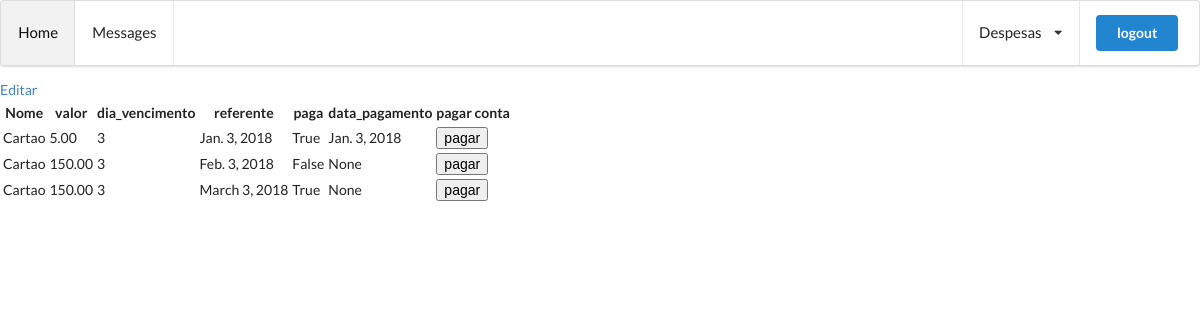
/despesa/17/contas/ (signed in), run on the app's committed database.
### www/models.py (models this page shows, shortened)
class Conta(models.Model):
    despesa = models.ForeignKey(Despesa, on_delete=models.CASCADE)
    valor = models.DecimalField(max_digits=12, decimal_places=2, validators=[MinValueValidator(0)])
    dia_vencimento = models.PositiveIntegerField(choices=dias_vemcimento)
    data_criacao = models.DateTimeField(auto_now_add=True)
    referente = models.DateField()
    paga = models.BooleanField(default=False)
    data_pagamento = models.DateField(null=True, blank=True)
    data_alteracao_pagamento = models.DateTimeField(null=True, blank=True)
    observacao = models.TextField(blank=True)

class Despesa(models.Model):
    nome = models.CharField(max_length=40)
    valor = models.DecimalField(max_digits=12, decimal_places=2, validators=[MinValueValidator(0)])
    dia_vencimento = models.PositiveIntegerField(choices=dias_vemcimento)
    mes_inicio = models.PositiveIntegerField(blank=True, null=True, validators=[MinValueValidator(0), MaxValueValidator(12)])
    mes_termino = models.PositiveIntegerField(blank=True, null=True, validators=[MinValueValidator(1), MaxValueValidator(12)])
    cor = models.CharField(max_length=10, blank=True)
    icone = models.CharField(max_length=15, blank=True)
    categoria = models.CharField(max_length=21, blank=True)
    data_criacao = models.DateTimeField(auto_now_add=True)
    periodica = models.BooleanField(default=False)
    repeticao_anual = models.BooleanField(default=False)
    observacao = models.TextField(blank=True)
    usuario = models.ForeignKey(User, on_delete=models.PROTECT)
    pendente_cadastro_conta = models.BooleanField(default=True)

### www/views.py (the view)
# urls.py: path('despesa/<int:despesa_id>/contas/', views.listar_contas_depesa, name='listar_contas_depesa'),
@login_required
def listar_contas_depesa(request, despesa_id):
    contas = Conta.objects.filter(despesa=despesa_id, despesa__usuario=request.user).order_by('referente')
    return render(request, 'lista_contas_despesa.html', {'contas': contas, 'despesa':despesa_id})

### www/templates/lista_contas_despesa.html (shortened to what this page needs)
{% extends 'base.html' %}
{% block content %}
{% load staticfiles %}
<a href="{% url 'alteracao_despesa' despesa %}">Editar</a>
<table>
    <tr>
        <th>Nome</th>
        <th>valor</th>
        <th>dia_vencimento</th>
        <th>referente</th>
        <th>paga</th>
        <th>data_pagamento</th>
        <th>pagar conta</th>
    </tr>
    {% for conta in contas %}
    <tr data-despesa="{% url 'listar_contas_depesa' conta.despesa.id %}" class="despesa">
        <td>{{conta.despesa.nome}}</td>
        <td>{{conta.valor}}</td>
        <td>{{conta.dia_vencimento}}</td>
        <td>{{conta.referente}}</td>
        <td>{{conta.paga}}</td>
        <td>{{conta.data_pagamento}}</td>
        <td><input type="button" data-action="{% url 'pagar_conta' conta.despesa.id conta.id %}" class="action" value="pagar" ></td>
    </tr>
    {% endfor %}
</table>
{% endblock %}

### www/templates/base.html (shortened to what this page needs)
{% load staticfiles %}
<!DOCTYPE html>
<html>
<head>
    <link rel="stylesheet" href="{% static 'semantic/semantic.min.css' %}">
</head>
<body>
<div class="ui large top menu">
    <a class="active item">
        Home
    </a>
    <a class="item">
        Messages
    </a>
    <div class="right menu">
        <div class="ui dropdown item">
                Despesas<i class="dropdown icon"></i>
        </div>
        <div class="item">
            {% if user.is_authenticated %}
            <a href="{% url 'logout'%}" class="navbar-item is-active">
                <div class="ui primary button">
                    logout
                </div>
            </a>
            {% else %}
            <a href="{% url 'login'%}" class="navbar-item is-active">
                <div class="ui primary button">
                    login
                </div>
            </a>
            {% endif %}
        </div>
    </div>
</div>
{% block content %}
{% endblock %}
</body>
</html>

### data on the page
Conta: despesa.nome "Cartao", valor "5.00", dia_vencimento "3", referente "Jan. 3, 2018", paga "True", data_pagamento "Jan. 3, 2018", despesa+id "pagar"
Conta: despesa.nome "Cartao", valor "150.00", dia_vencimento "3", referente "Feb. 3, 2018", paga "False", data_pagamento "None", despesa+id "pagar"
Conta: despesa.nome "Cartao", valor "150.00", dia_vencimento "3", referente "March 3, 2018", paga "True", data_pagamento "None", despesa+id "pagar"
